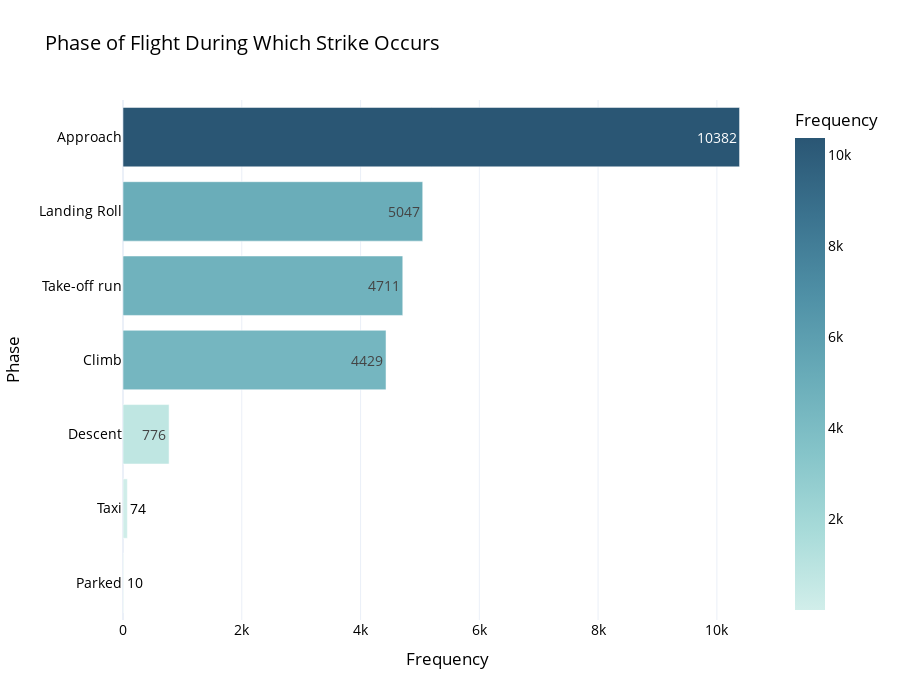

The code cell stored with this chart in its notebook:
### Markdown cell above
## 5. Which phase of flight is most commonly impacted by strikes?

### Code cell
phase = df['when_phase_of_flight'].value_counts().sort_values(ascending=True)

phase_fig = px.bar(phase, y=phase.index, x=phase.values,
                  title='Phase of Flight During Which Strike Occurs',
                  orientation='h',
                  text=phase.values,
                  color=phase.values,
                  color_continuous_scale='Teal',
                  labels={'when_phase_of_flight':'Phase', 'x':'Frequency'})

phase_fig.update_layout(
font=dict(size=14,color='black'),
coloraxis_colorbar=dict(title='Frequency'),
height=700,
template='plotly_white')

phase_fig.show()

### Figure 1 — Plotly figure (JSON) as saved in the notebook; plotly's stock layout.template omitted (floating-point values rounded to 4 significant figures)
{"data": [{"alignmentgroup": "True", "hovertemplate": "Frequency=%{x}<br>Phase=%{y}<br>text=%{text}<br>color=%{marker.color}<extra></extra>", "legendgroup": "", "marker": {"color": [10, 74, 776, 4429, 4711, 5047, 10382], "coloraxis": "coloraxis", "pattern": {"shape": ""}}, "name": "", "offsetgroup": "", "orientation": "h", "showlegend": false, "text": [10, 74, 776, 4429, 4711, 5047, 10382], "textposition": "auto", "type": "bar", "x": [10, 74, 776, 4429, 4711, 5047, 10382], "xaxis": "x", "y": ["Parked", "Taxi", "Descent", "Climb", "Take-off run", "Landing Roll", "Approach"], "yaxis": "y"}], "layout": {"barmode": "relative", "coloraxis": {"colorbar": {"title": {"text": "Frequency"}}, "colorscale": [[0, "rgb(209, 238, 234)"], [0.1667, "rgb(168, 219, 217)"], [0.3333, "rgb(133, 196, 201)"], [0.5, "rgb(104, 171, 184)"], [0.6667, "rgb(79, 144, 166)"], [0.8333, "rgb(59, 115, 143)"], [1, "rgb(42, 86, 116)"]]}, "font": {"color": "black", "size": 14}, "height": 700, "legend": {"tracegroupgap": 0}, "title": {"text": "Phase of Flight During Which Strike Occurs"}, "xaxis": {"anchor": "y", "domain": [0, 1], "title": {"text": "Frequency"}}, "yaxis": {"anchor": "x", "domain": [0, 1], "title": {"text": "Phase"}}}}
